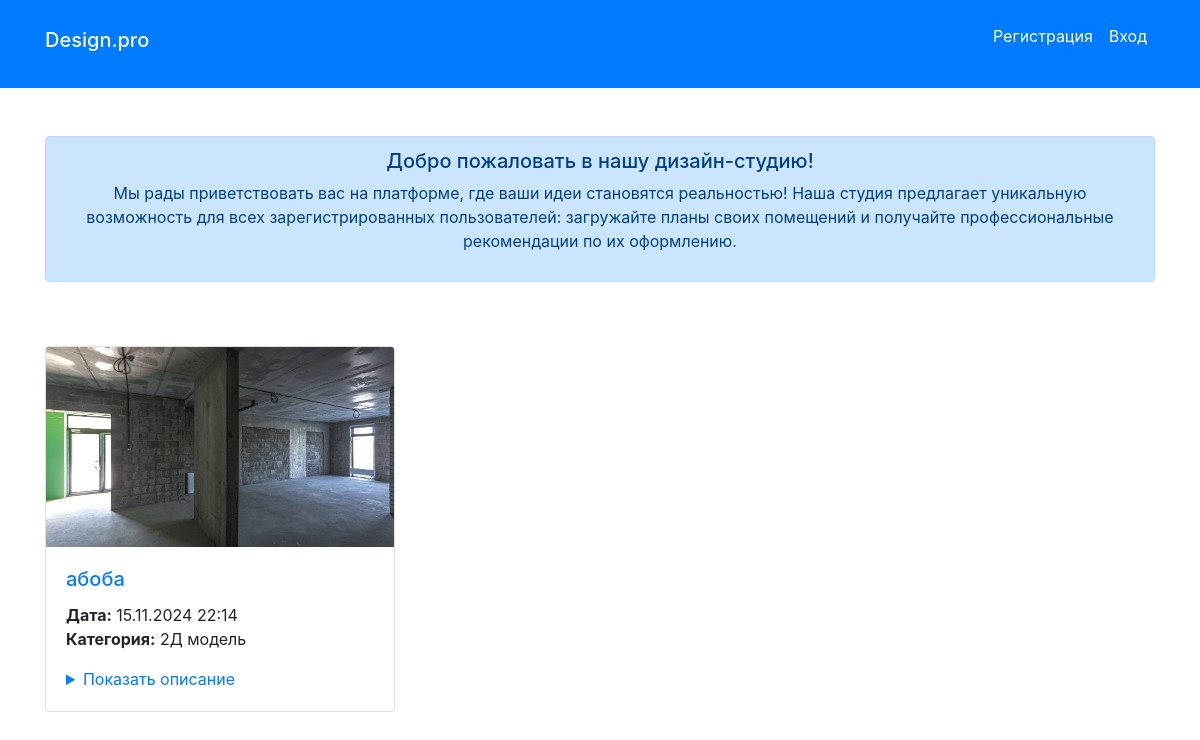
Page /catalog/ on the committed database.
### catalog/models.py (models this page shows, shortened)
class Application(models.Model):
    STATUS_CHOICES = [
        ('new', 'Новая'),
        ('work', 'Принято в работу'),
        ('done', 'Выполнено'),
    ]
    title = models.CharField(max_length=200)
    description = models.TextField()
    category = models.ForeignKey(Category, on_delete=models.CASCADE)
    photo = models.ImageField(upload_to='photos/', max_length=200)
    created_at = models.DateTimeField(auto_now_add=True)
    status = models.CharField(max_length=10, choices=STATUS_CHOICES, default='new')
    creator = models.ForeignKey(User, on_delete=models.CASCADE, null=True, blank=True)  # Add this line

class Category(models.Model):
    name = models.CharField(max_length=100)
    def __str__(self):
        return self.name

### catalog/views.py (the view, shortened to what this page needs)
# urls.py: path('', IndexView.as_view(), name='index'),  # Главная страница
class IndexView(View):
    def get(self, request):
        applications = Application.objects.filter(status='done')
        accepted_requests_count = Application.objects.filter(status='work').count()
        form = ApplicationForm()  # Создаем экземпляр формы
        return render(request, 'index.html', {
            'applications': applications,
            'accepted_requests_count': accepted_requests_count,
            'form': form,
            'non_deletable_statuses': ['work', 'done']  # Передавать статусы в качестве контекста
        })

### catalog/templates/index.html (shortened to what this page needs)
{% extends "basic.html" %}
{% block content %}
    <div class="container my-5">
        <div class="row">
            <div class="col-md-12 text-center">
                <div class="alert alert-primary" role="alert">
                    <h5 class="alert-heading">Добро пожаловать в нашу дизайн-студию!</h5>
                    <p>Мы рады приветствовать вас на платформе, где ваши идеи становятся реальностью! Наша студия предлагает уникальную возможность для всех зарегистрированных пользователей: загружайте планы своих помещений и получайте профессиональные рекомендации по их оформлению.</p>
                </div>
            </div>
        </div>
    </div>
    {% if applications %}
        <div class="container">
            <div class="row">
                {% for application in applications %}
                    <div class="col-md-4 mb-4">
                        <div class="card">
                            {% if application.photo %}
                                <img src="{{ application.photo.url }}" alt="{{ application.title }}" class="card-img-top" style="max-height: 200px; object-fit: cover;">
                            {% endif %}
                            <div class="card-body d-flex flex-column">
                                <h5 class="card-title">
                                    <a href="{{ application.get_absolute_url }}">{{ application.title }}</a>
                                </h5>
                                <p class="card-text">
                                    <strong>Дата:</strong> {{ application.created_at|date:"d.m.Y H:i" }}<br>
                                    <strong>Категория:</strong> {{ application.category }}<br>
                                </p>
                                <details style="margin-top: auto;">
                                    <summary style="cursor: pointer; color: #007bff; padding: 0; margin: 0;">
                                        Показать описание
                                    </summary>
                                </details>
                            </div>
                        </div>
                    </div>
                {% endfor %}
            </div>
        </div>
    {% else %}
        <p>Нет заявок со статусом "Выполнено".</p>
    {% endif %}
{% endblock %}

### catalog/static/css/style.css (style rules this page uses)
details { cursor: pointer; list-style-type: none; }
summary { padding: 0; margin: 0; }

### rows in the picture
Application: photo (picture), title "абоба", created_at "15.11.2024 22:14", category "2Д модель"
